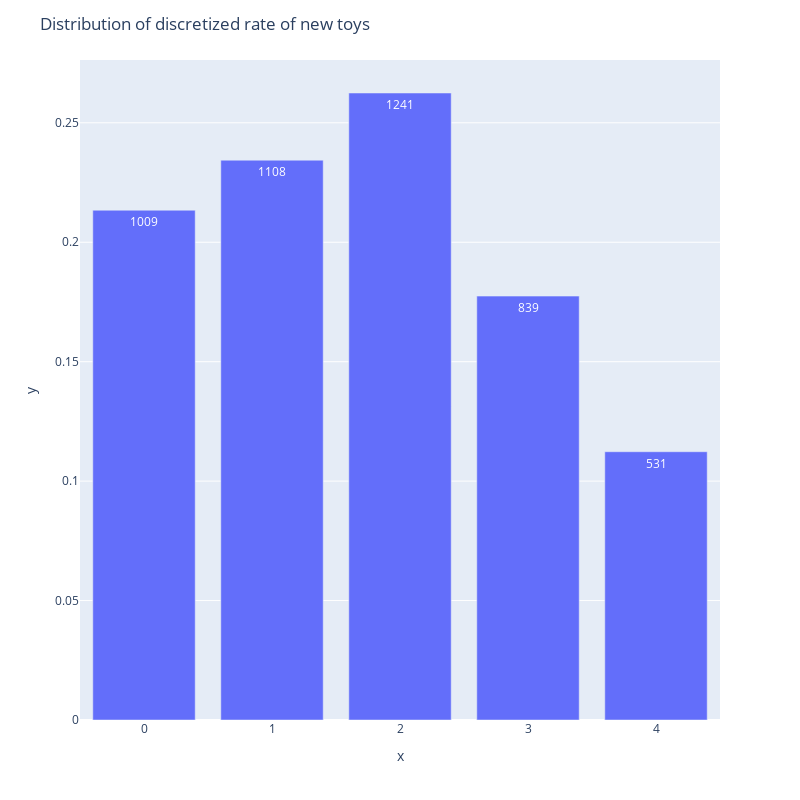

The code cell stored with this chart in its notebook:
### Code cell
discretized_n_new_toys = np.where(input_list[:,2] > 4, 4, input_list[:,2])
# discretized_toy_switch_rate = discretized_ep_rate -1
n_new_toys_unique, counts = np.unique(discretized_n_new_toys, return_counts = True) 
heights = counts/counts.sum()
fig = px.bar(x = n_new_toys_unique, y = heights, text=counts)
fig.update_layout(width=800, height=800, 
                        title_text='Distribution of discretized rate of new toys',
                     xaxis = dict(
                    tickmode = 'array',
                    # tickvals = ep_rate_dict[window_size],
                ))
fig.show()

### Figure 1 — Plotly figure (JSON) as saved in the notebook; plotly's stock layout.template omitted (floating-point values rounded to 4 significant figures)
{"data": [{"alignmentgroup": "True", "hovertemplate": "x=%{x}<br>y=%{y}<br>text=%{text}<extra></extra>", "legendgroup": "", "marker": {"color": "#636efa"}, "name": "", "offsetgroup": "", "orientation": "v", "showlegend": false, "text": [1009, 1108, 1241, 839, 531], "textposition": "auto", "type": "bar", "x": [0, 1, 2, 3, 4], "xaxis": "x", "y": [0.2134, 0.2343, 0.2625, 0.1775, 0.1123], "yaxis": "y"}], "layout": {"barmode": "relative", "height": 800, "legend": {"tracegroupgap": 0}, "margin": {"t": 60}, "title": {"text": "Distribution of discretized rate of new toys"}, "width": 800, "xaxis": {"anchor": "y", "domain": [0, 1], "tickmode": "array", "title": {"text": "x"}}, "yaxis": {"anchor": "x", "domain": [0, 1], "title": {"text": "y"}}}}
